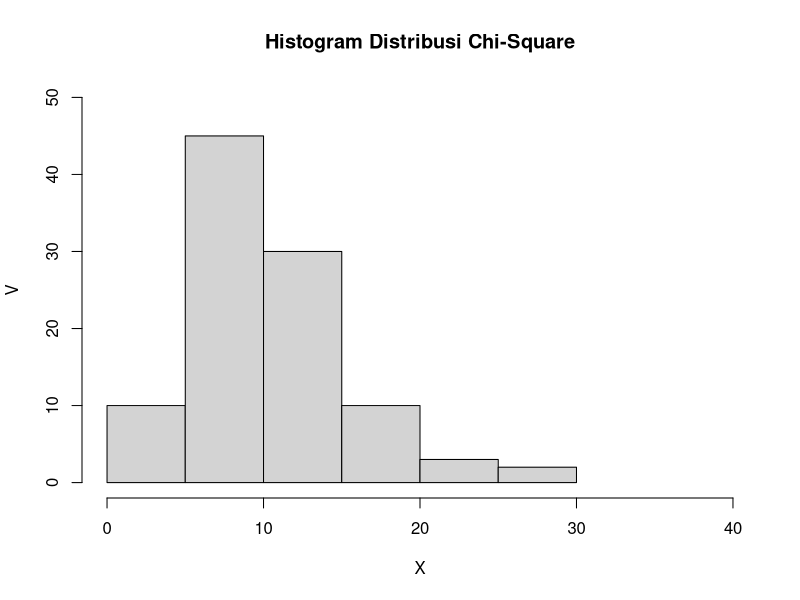

Reproduce this figure in R.
#No 4. Diketahui x=2 dan v=10
x = 2
v = 10

#No 4a. Fungsi probabilitias dari Distribusi Chi-Square
dchisq(x, v)

#No 4b. Histogram dari Distribusi Chi-Square dengan 100 data random
b = 100
hist(rchisq(b, v),
      main = "Histogram Distribusi Chi-Square",
      xlim = c(0, 40), xlab = "X",
      ylim = c(0, 50), ylab = "V"
     )

#No 4c. Nilai rataan dan varian dari Distribusi Chi-Square
c1 <- v
c2 <- v*2
c1
c2